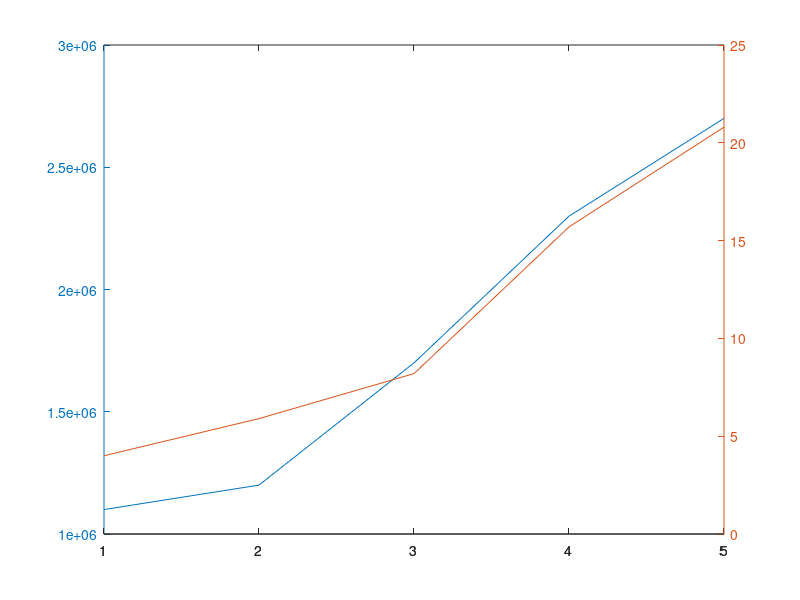

Write MATLAB code to recreate this figure. (Note: this script raises an error after producing the figure.)
close all
maxFx = [1.1e6 1.2e6 1.7e6 2.3e6 2.7e6];
maxFy = [6.3e5 7e5 1e6 1.4e6 2.1e6];
maxSurge = [4 5.9 8.2 15.7 20.8];
maxSway = [0.32 0.46 0.8 2.1 4.7];
[hAx,hLine1,hLine2] =plotyy(1:5,maxFx,1:5,maxSurge);
hLine1.Marker = 's';
hLine2.Marker = '^';
hLine1.LineStyle = '--';
hLine2.LineStyle = '--';
hLine1.Color = 'k';
hLine2.Color = [0.8 0.2 0.2];
set(hAx,{'ycolor'},{'k';[0.8 0.2 0.2]})
grid on
title('Max values: Aerodynamic F_X and Surge')
h_legend = legend('Forces in X','Surge');
xlabel('Load Case')
ylabel(hAx(1),'Aerodynamic Forces in X [N]') % left y-axis
ylabel(hAx(2),'Surge [m]') 
 set(gca, 'XTickLabel',{'1','2','3','4','5'})

h_xlabel=get(gca,'Xlabel');
set(h_xlabel,'FontSize',21);
h_ylabel=get(gca,'Ylabel');
set(h_ylabel,'FontSize',21);
a = get(gca,'XTickLabel');

set(gca,'XTickLabel',a,'fontsize',18)
set(hLine1(1),'Marker','s','MarkerSize',11)
set(hLine2(1),'Marker','^','MarkerSize',11)
set(hAx(1),'XTickLabel',a,'fontsize',18)
set(hAx(2),'XTickLabel',a,'fontsize',18)
h_title=get(gca,'title');
set(h_title,'FontSize',17,'FontWeight','Bold');

 set(h_legend,'Location','northwest')
 
 
% %  
      print(gcf,'-depsc','FigureLOL3.eps')
      Content2 = Process_AtendHeader('FigureLOL3.eps','MaxvaluesXTLP.eps');
